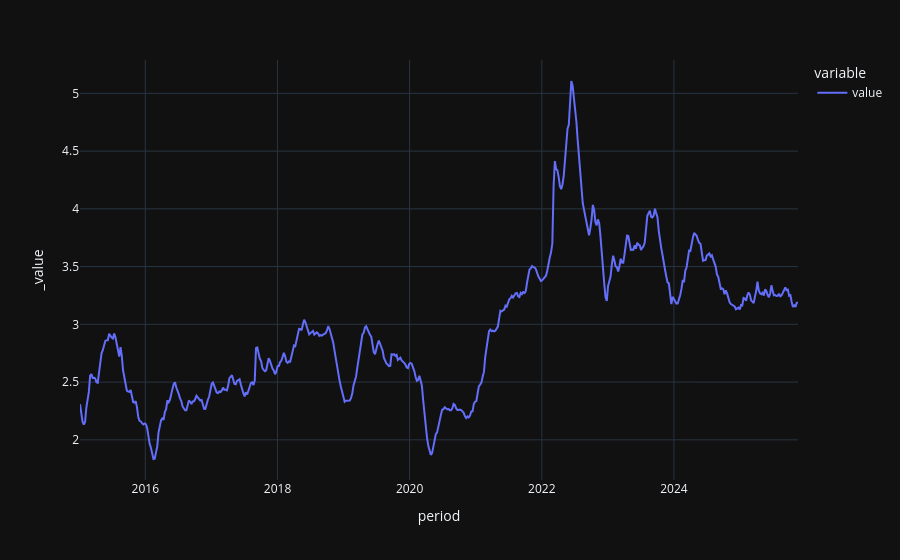

Notebook code for this chart:
### Code cell
df_filter[['period','value']].set_index('period').plot()

### Figure 1 — Plotly figure (JSON) as saved in the notebook; plotly's stock layout.template omitted (floating-point values rounded to 4 significant figures; data arrays with more than 128 entries replaced by an {"elided": "..."} marker saying what was removed)
{"data": [{"hovertemplate": "variable=value<br>period=%{x}<br>_value=%{y}<extra></extra>", "legendgroup": "value", "line": {"color": "#636efa", "dash": "solid"}, "marker": {"symbol": "circle"}, "mode": "lines", "name": "value", "orientation": "v", "showlegend": true, "type": "scatter", "x": {"elided": "568 str values"}, "xaxis": "x", "y": {"elided": "568 float values"}, "yaxis": "y"}], "layout": {"legend": {"title": {"text": "variable"}, "tracegroupgap": 0}, "margin": {"t": 60}, "xaxis": {"anchor": "y", "domain": [0, 1], "title": {"text": "period"}}, "yaxis": {"anchor": "x", "domain": [0, 1], "title": {"text": "_value"}}}}
